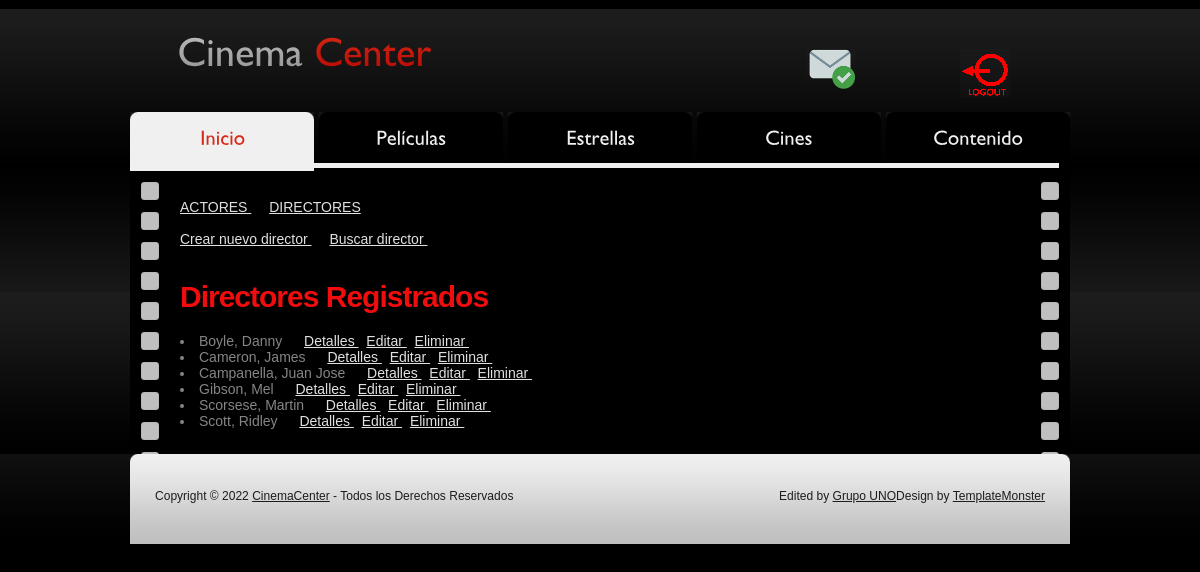
Screenshot of /cineproyecto/all-director-list/ (signed in) with the database file from the repository.
### cineproyecto/models.py (models this page shows)
class Directors(models.Model):
    name = models.CharField("Nombre",max_length=30)
    surname = models.CharField("Apellido",max_length=30)
    nac = models.CharField("Nacionalidad",max_length=30)
    birth_date = models.DateField("Nacimiento")
    def __str__(self) -> str:
        return f"{self.surname}, {self.name}"
    class Meta:
        verbose_name = "Director"
        verbose_name_plural = "Directores"
        ordering = ["surname"]

### cineproyecto/views.py (the view)
# urls.py: path('all-director-list/', Alldirectorslist.as_view(), name = 'Directorslist'),
class Alldirectorslist (ListView):
    model = Directors
    template_name = "all-directors-list.html"

### cineproyecto/templates/all-directors-list.html
{% extends 'main-template.html' %}
    {% block contenido %}
    <body>
    <div class="tail-top">
        <div class="tail-bottom">
            <div id="main">
                <div id="content">
                    <div class="line-hor"></div>
                    <div class="box">
                      <div class="border-right">
                        <div class="border-left">
                          <div class="inner">
                        <a href="{% url 'Actorslist' %}"> ACTORES </a> &emsp;
                        <a href="{% url 'Directorslist' %}"> DIRECTORES </a>
                        <BR></BR>
                        {% if request.user.is_staff %}
                            <a href='{% url "Directors" %}' color="black">Crear nuevo director </a> &emsp;
                        {% endif %}
                            <a href='{% url "FindDirector" %}'>Buscar director </a> &emsp;
                        <br><br><br>
                        <h4> Directores Registrados </h4>
                        {% for director in object_list%}
                            <li>
                                {{director}} &emsp;
                                <a href='{% url "DirectorDetail" director.id %}'> Detalles </a> &nbsp;
                                {% if request.user.is_staff %}
                                <a href='{% url "DirectorEdit" director.id %}'> Editar </a> &nbsp;
                                <a href='{% url "DirectorDelete" director.id %}'> Eliminar </a> &nbsp;
                                {% endif  %}
                            </li>
                        {% endfor %}
                            </div>
                        </div>
                    </div>
                </div>
                </div>
            </div>
        </div>
    </div>
    </body>
    {% endblock contenido %}

### cineproyecto/static/cineproyecto/css/style.css (style rules this page uses)
* { margin:0; padding:0; }
html, body { min-width:940px; }
body { background:#000; font-family:Arial, Helvetica, sans-serif; font-size:100%; line-height:1em; color:#858585; }
#main { width:940px; margin:0 auto; font-size:0.875em; }
.tail-top { background:url(../images/tail-top.gif) left top repeat-x #1d1d1d; }
.tail-bottom { background:url(../images/tail-bottom.gif) left bottom repeat-x; }
a { color:#e1e1e1; outline:none; }
h4 { font-size:30px; line-height:1.2em; letter-spacing:-1px; color:#f10d0d; margin-bottom:18px; }
.line-hor { overflow:hidden; font-size:0; line-height:0; width:918px; height:8px; margin-left:11px; background:url(../images/line-hor.gif) repeat-x left top; z-index:1; position:relative; }
.box { background:#000; width:100%; margin-top:-3px; }
.box .border-left { background:url(../images/border-left.gif) repeat-y left top; }
.box .border-right { background:url(../images/border-right.gif) repeat-y right top; }
.box .inner { padding:28px 50px 25px 50px; }
#page1 #content .box { margin:0; }
a { outline:none; }

### rows the page displays
Directors: surname+name "Boyle, Danny"
Directors: surname+name "Cameron, James"
Directors: surname+name "Campanella, Juan Jose"
Directors: surname+name "Gibson, Mel"
Directors: surname+name "Scorsese, Martin"
Directors: surname+name "Scott, Ridley"
